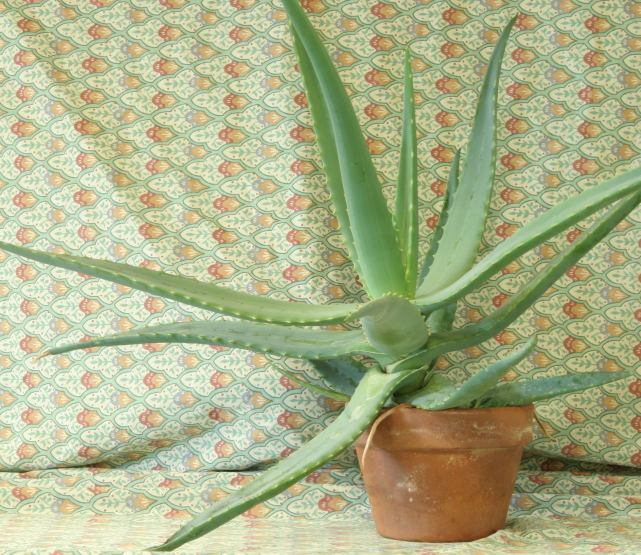
#> input picture imgPairs/aloeL.jpg, 1282 x 1110 px, found by its file name (shown at 1/2 size)
$ python stereoSGBM.py
#> lines starting #> are read from the running program, lines starting #| are printed output that depends on the picture
################################################################################
#                                                                              #
#                                                                              #
#           IMPORTANT: READ BEFORE DOWNLOADING, COPYING AND USING.             #
#                                                                              #
#                                                                              #
#      Copyright [2017] [ShenZhen Longer Vision Technology], Licensed under    #
#      ******** GNU General Public License, version 3.0 (GPL-3.0) ********     #
#      You are allowed to use this file, modify it, redistribute it, etc.      #
#      You are NOT allowed to use this file WITHOUT keeping the License.       #
#                                                                              #
#      Longer Vision Technology is a startup located in Chinese Silicon Valley #
#      NanShan, ShenZhen, China, (http://www.longervision.cn), which provides  #
#      the total solution to the area of Machine Vision & Computer Vision.     #
#      The founder Mr. Pei JIA has been advocating Open Source Software (OSS)  #
#      for over 12 years ever since he started his PhD's research in England.  #
#                                                                              #
#      Longer Vision Blog is Longer Vision Technology's blog hosted on github  #
#      (http://longervision.github.io). Besides the published articles, a lot  #
#      more source code can be found at the organization's source code pool:   #
#      (https://github.com/LongerVision/OpenCV_Examples).                      #
#                                                                              #
#      For those who are interested in our blogs and source code, please do    #
#      NOT hesitate to comment on our blogs. Whenever you find any issue,      #
#      please do NOT hesitate to fire an issue on github. We'll try to reply   #
#      promptly.                                                               #
#                                                                              #
#                                                                              #
# Version:          0.0.1                                                      #
# Author:           JIA Pei                                                    #
# Contact:          jiapei@longervision.com                                    #
# URL:              http://www.longervision.cn                                 #
# Create Date:      2020-01-25                                                 #
# Cited and Modified from: http://timosam.com/python_opencv_depthimage         #
################################################################################

from __future__ import print_function
import numpy as np
import cv2

print('load and downscale images')
imgL = cv2.pyrDown( cv2.imread('./imgPairs/aloeL.jpg') )
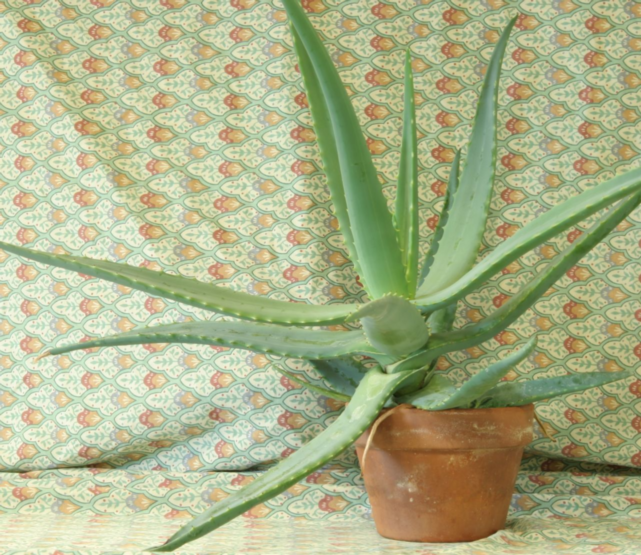
#> imgL: shape (555, 641, 3); mean B, G, R 136.6, 177.2, 171.2
imgR = cv2.pyrDown( cv2.imread('./imgPairs/aloeR.jpg') )
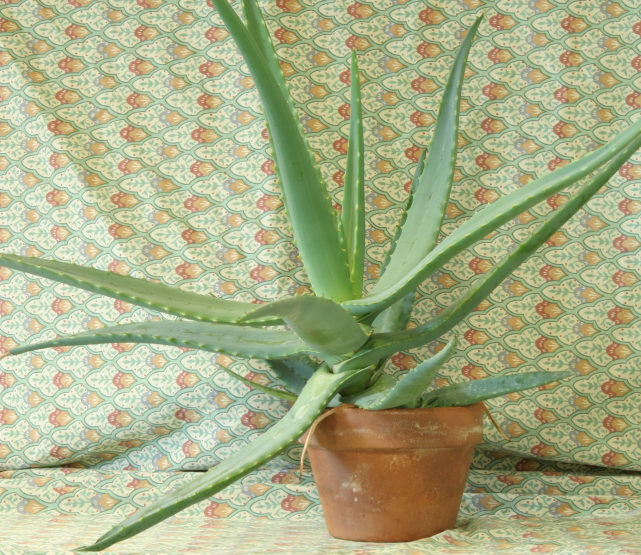
#> input picture imgPairs/aloeR.jpg, 1282 x 1110 px, found by its file name (shown at 1/2 size)
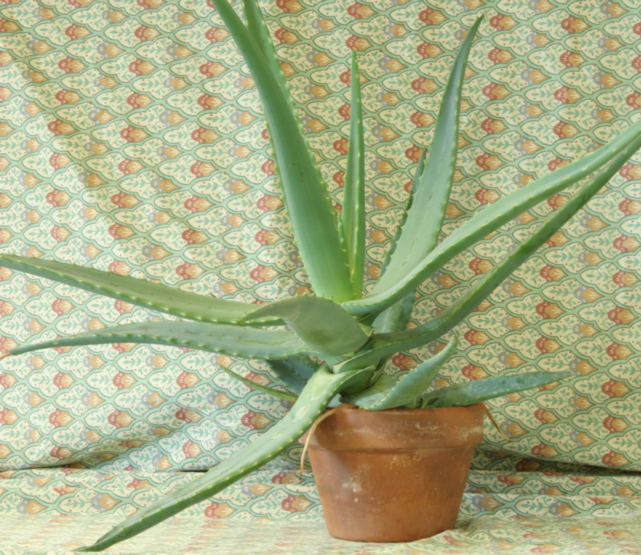
#> imgR: shape (555, 641, 3); mean B, G, R 134.1, 174.2, 168

# SGBM Parameters -----------------
window_size = 3                     # wsize default 3; 5; 7 for SGBM reduced size image; 15 for SGBM full size image (1300px and above); 5 Works nicely

left_matcher = cv2.StereoSGBM_create(
    minDisparity=0,
    numDisparities=160,             # max_disp has to be dividable by 16 f. E. HH 192, 256
    blockSize=5,
    P1=8 * 3 * window_size ** 2,    # wsize default 3; 5; 7 for SGBM reduced size image; 15 for SGBM full size image (1300px and above); 5 Works nicely
    P2=32 * 3 * window_size ** 2,
    disp12MaxDiff=1,
    uniquenessRatio=15,
    speckleWindowSize=0,
    speckleRange=2,
    preFilterCap=63,
    mode=cv2.STEREO_SGBM_MODE_SGBM_3WAY
)

right_matcher = cv2.ximgproc.createRightMatcher(left_matcher)

# FILTER Parameters
lmbda = 80000
sigma = 1.2
visual_multiplier = 1.0

wls_filter = cv2.ximgproc.createDisparityWLSFilter(matcher_left=left_matcher)
wls_filter.setLambda(lmbda)
wls_filter.setSigmaColor(sigma)


print('computing disparity...')
displ = left_matcher.compute(imgL, imgR)  # .astype(np.float32)/16
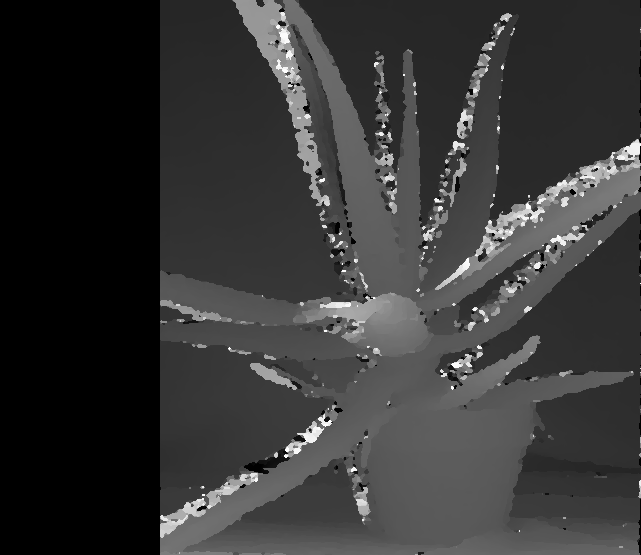
#> displ: shape (555, 641) int16; min -16, max 2544, mean 527.5; drawn with min black and max white
dispr = right_matcher.compute(imgR, imgL)  # .astype(np.float32)/16
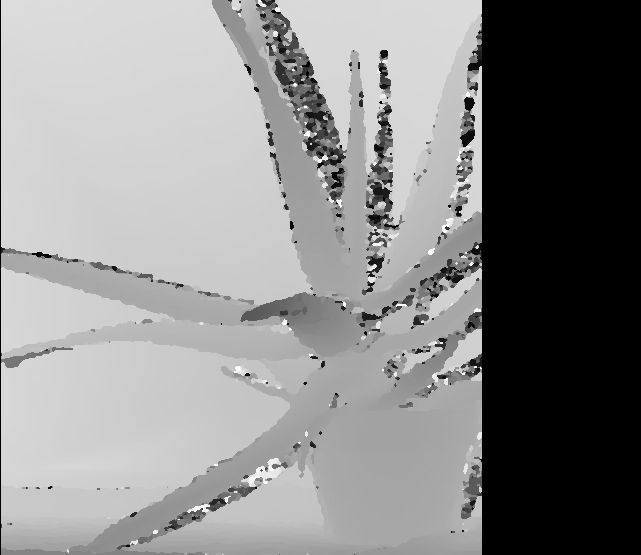
#> dispr: shape (555, 641) int16; min -2560, max 0, mean -1161.5; drawn with min black and max white
displ = np.int16(displ)
dispr = np.int16(dispr)
filteredImg = wls_filter.filter(displ, imgL, None, dispr)  # important to put "imgL" here!!!
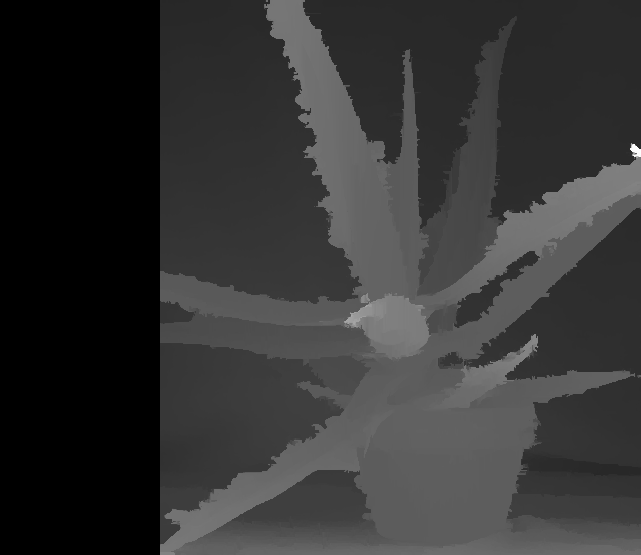
#> filteredImg: shape (555, 641) int16; min -16, max 2427, mean 484.5; drawn with min black and max white


print('display')
cv2.imshow('left', imgL)
cv2.imshow('right', imgR)
filteredImg = cv2.normalize(src=filteredImg, dst=filteredImg, beta=0, alpha=255, norm_type=cv2.NORM_MINMAX);
filteredImg = np.uint8(filteredImg)
cv2.imshow('Disparity Map', filteredImg)
cv2.imwrite('disparity_SGBM.png', filteredImg)

cv2.waitKey()
cv2.destroyAllWindows()
